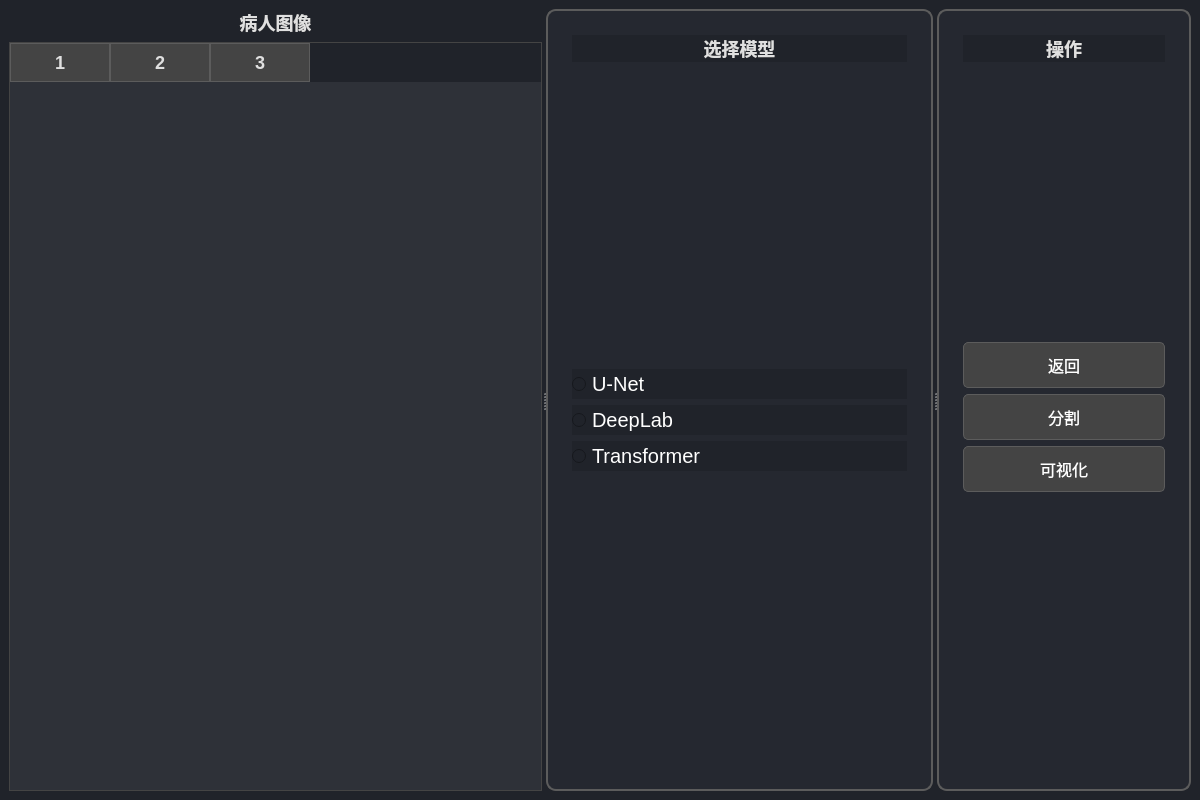
<ui version="4.0">
 <class>MedicalImageViewer</class>
 <widget class="QMainWindow" name="MedicalImageViewer">
  <property name="geometry">
   <rect>
    <x>100</x>
    <y>100</y>
    <width>1200</width>
    <height>800</height>
   </rect>
  </property>
  <property name="windowTitle">
   <string>查看图像</string>
  </property>
  <property name="styleSheet">
   <string>
        QWidget {
            background-color: #20232A;
            color: #FFFFFF;
            font-family: "Arial";
            font-size: 16px;
        }

        QLabel {
            color: #E0E0E0;
            font-size: 18px;
            font-weight: bold;
        }

        QPushButton {
            background-color: #444;
            color: #FFFFFF;
            border: 1px solid #5C5C5C;
            border-radius: 5px;
            padding: 10px;
        }

        QPushButton:hover {
            background-color: #505357;
        }

        QPushButton:pressed {
            background-color: #606366;
        }

        QListWidget {
            background-color: #2E3138;
            color: #FFFFFF;
            border: 1px solid #444;
            padding: 10px;
        }

        QTableWidget {
            background-color: #2E3138;
            color: #FFFFFF;
            border: 1px solid #444;
            gridline-color: #5C5C5C;
            alternate-background-color: #282C34;
        }

        /* 这里修改表头样式 */
        QHeaderView::section {
            background-color: #444;
            color: #E0E0E0;
            border: 1px solid #5C5C5C;
            padding: 6px;
            font-size: 18px;
            font-weight: bold;
            text-align: center;
        }

        QFrame#centerFrame, QFrame#rightFrame {
            background-color: #252830;
            border: 2px solid #5C5C5C;
            border-radius: 10px;
            padding: 15px;
        }
   </string>
  </property>

  <widget class="QWidget" name="centralwidget">
   <layout class="QVBoxLayout" name="mainLayout">
    <item>
     <widget class="QSplitter" name="mainSplitter">
      <property name="orientation">
       <enum>Qt::Horizontal</enum>
      </property>
      <!-- 左侧：病人图像列表 -->
      <widget class="QWidget" name="leftWidget">
       <layout class="QVBoxLayout" name="leftLayout">
        <item>
         <widget class="QLabel" name="patientImageLabel">
          <property name="text">
           <string>病人图像</string>
          </property>
          <property name="alignment">
           <set>Qt::AlignHCenter</set>
          </property>
         </widget>
        </item>
        <item>
         <widget class="QTableWidget" name="imageTable">
          <property name="columnCount">
           <number>3</number>
          </property>
          <property name="horizontalHeaderLabels">
           <stringlist>
            <string>名称</string>
            <string>类型</string>
            <string>时间</string>
           </stringlist>
          </property>
          <property name="sizePolicy">
           <sizepolicy hsizetype="Expanding" vsizetype="Expanding">
            <horstretch>0</horstretch>
            <verstretch>0</verstretch>
           </sizepolicy>
          </property>
         </widget>
        </item>
       </layout>
      </widget>
      <!-- 中间：模型选择 -->
      <widget class="QFrame" name="centerFrame">
       <layout class="QVBoxLayout" name="centerLayout">
        <item>
         <widget class="QLabel" name="modelSelectLabel">
          <property name="text">
           <string>选择模型</string>
          </property>
          <property name="alignment">
           <set>Qt::AlignTop|Qt::AlignHCenter</set>
          </property>
         </widget>
        </item>
        <item>
         <spacer name="centerSpacerTop">
          <property name="orientation">
           <enum>Qt::Vertical</enum>
          </property>
         </spacer>
        </item>
        <item>
         <layout class="QVBoxLayout" name="modelSelectionLayout">
          <item>
           <spacer name="modelSpacerTop">
            <property name="orientation">
             <enum>Qt::Vertical</enum>
            </property>
            <property name="sizeHint">
             <size>
              <width>20</width>
              <height>100</height>
             </size>
            </property>
           </spacer>
          </item>
          <item>
           <widget class="QRadioButton" name="unetButton">
            <property name="text">
             <string>U-Net</string>
            </property>
            <property name="styleSheet">
             <string>font-size: 20px;</string>
            </property>
           </widget>
          </item>
          <item>
           <widget class="QRadioButton" name="deeplabButton">
            <property name="text">
             <string>DeepLab</string>
            </property>
            <property name="styleSheet">
             <string>font-size: 20px;</string>
            </property>
           </widget>
          </item>
          <item>
           <widget class="QRadioButton" name="transformerButton">
            <property name="text">
             <string>Transformer</string>
            </property>
            <property name="styleSheet">
             <string>font-size: 20px;</string>
            </property>
           </widget>
          </item>
          <item>
           <spacer name="modelSpacerBottom">
            <property name="orientation">
             <enum>Qt::Vertical</enum>
            </property>
            <property name="sizeHint">
             <size>
              <width>20</width>
              <height>100</height>
             </size>
            </property>
           </spacer>
          </item>
         </layout>
        </item>
       </layout>
      </widget>
      <!-- 右侧：操作按钮 -->
      <widget class="QFrame" name="rightFrame">
       <layout class="QVBoxLayout" name="rightLayout">
        <item>
         <widget class="QLabel" name="actionLabel">
          <property name="text">
           <string>操作</string>
          </property>
          <property name="alignment">
           <set>Qt::AlignTop|Qt::AlignHCenter</set>
          </property>
         </widget>
        </item>
        <item>
         <spacer name="rightSpacerTop">
          <property name="orientation">
           <enum>Qt::Vertical</enum>
          </property>
          <property name="sizeHint">
           <size>
            <width>20</width>
            <height>40</height>
           </size>
          </property>
         </spacer>
        </item>
        <item>
         <widget class="QPushButton" name="backButton">
          <property name="text">
           <string>返回</string>
          </property>
         </widget>
        </item>
        <item>
         <widget class="QPushButton" name="splitButton">
          <property name="text">
           <string>分割</string>
          </property>
         </widget>
        </item>
        <item>
         <widget class="QPushButton" name="visualizeButton">
          <property name="text">
           <string>可视化</string>
          </property>
         </widget>
        </item>
        <item>
         <spacer name="rightSpacerBottom">
          <property name="orientation">
           <enum>Qt::Vertical</enum>
          </property>
          <property name="sizeHint">
           <size>
            <width>20</width>
            <height>40</height>
           </size>
          </property>
         </spacer>
        </item>
       </layout>
      </widget>
     </widget>
    </item>
   </layout>
  </widget>
 </widget>
 <resources/>
 <connections/>
</ui>
